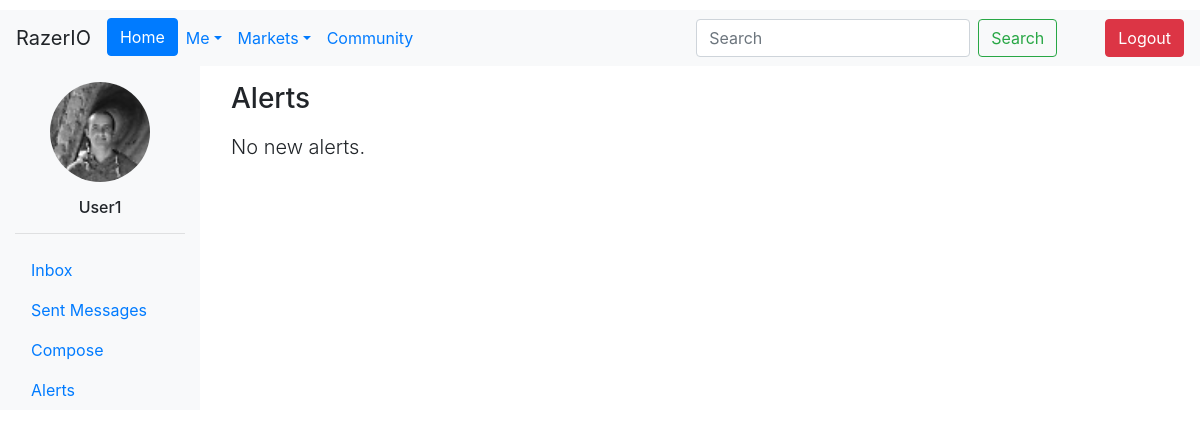
The page /alerts/ (signed in) on the database as committed earlier.
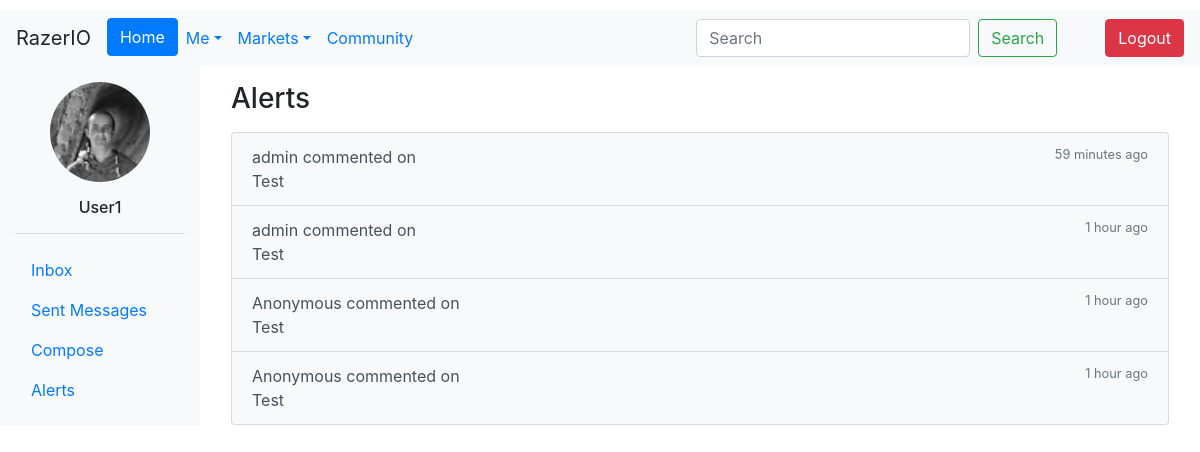
The same page on the database as committed later.
### MessagingAlerts/models.py (models this page shows, shortened)
class Alert(models.Model):
    recipient = models.ForeignKey(User, related_name='notifications', on_delete=models.CASCADE)
    actor = models.ForeignKey(User, related_name='+', on_delete=models.CASCADE, null=True, blank=True)
    verb = models.CharField(max_length=255)
    target = models.URLField(null=True, blank=True)
    read = models.BooleanField(default=False)
    timestamp = models.DateTimeField(auto_now_add=True)
    class Meta:
        ordering = ('-timestamp',)

### Users/models.py (models this page shows, shortened)
class CustomUser(AbstractUser):
    Bio = models.CharField(max_length=240, default='')
    Salary = models.IntegerField(default=0)
    Company = models.ForeignKey('Company.Company', on_delete=models.CASCADE,
                                   null=True, blank=True)
    Country = models.ForeignKey(Country, on_delete=models.CASCADE, null=True)
    Region = models.ForeignKey(Region, on_delete=models.CASCADE, null=True)
    ProfilePic = models.ImageField(upload_to=upload_to, null=True, blank=True)

### MessagingAlerts/views.py (the view)
# urls.py: path('alerts/', alerts, name='alerts'),
@login_required
def alerts(request):
    unread_alerts = Alert.objects.filter(recipient=request.user, read=False)
    return render(request, 'alerts.html', {'alerts': unread_alerts})

### templates/alerts.html
{% extends 'base.html' %}
{% load static %}
{% block content %}
<div class="container-fluid">
  <div class="row">
<div class="col-md-2 col-sm-3 bg-light">
  <div class="pt-3">
{% if request.user.ProfilePic %}
  <img src="{{ request.user.ProfilePic.url }}" alt="Profile Image" class="rounded-circle mx-auto d-block img-fluid" width="100">
{% else %}
  <img src="{% static 'img/pfp.jpg' %}" alt="Profile Image" class="rounded-circle mx-auto d-block img-fluid" width="100">
{% endif %}
    <h6 class="text-center mt-3">{{ request.user.username }}</h6>
  </div>
  <hr>
  <ul class="nav flex-column">
      <li class="nav-item">
        <a class="nav-link" href="{% url 'inbox' %}">Inbox</a>
      </li>
      <li class="nav-item">
        <a class="nav-link" href="{% url 'outbox' %}">Sent Messages</a>
      </li>
      <li class="nav-item">
        <a class="nav-link" href="{% url 'new_conversation' %}">Compose</a>
      </li>
      <li class="nav-item">
        <a class="nav-link active" href="{% url 'alerts' %}">Alerts</a>
      </li>
    </ul>
</div>
<div class="col-md-10 col-sm-9">
  <div class="pt-3 px-3">
    <h3 class="mb-3">Alerts</h3>
    {% if alerts %}
    <div class="list-group">
      {% for alert in alerts %}
      <a href="#" class="list-group-item list-group-item-action{% if not alert.read %} bg-light{% endif %}">
        <div class="d-flex justify-content-between">
          <div class="fw-bold">{{ alert.actor.username }} {{ alert.verb }}</div>
          <small class="text-muted">{{ alert.timestamp|timesince }} ago</small>
        </div>
        {% if alert.target %}
        <div>{{ alert.target }}</div>
        {% endif %}
      </a>
      {% endfor %}
    </div>
    {% else %}
    <p class="lead">No new alerts.</p>
    {% endif %}
  </div>
</div>
  </div>
</div>
{% endblock %}

Rows that differ between the two databases and show on the page:
added Alert: actor.username "admin", verb "commented on", timestamp "59 minutes", target "Test"
added Alert: actor.username "admin", verb "commented on", timestamp "1 hour", target "Test"
added Alert: actor.username "Anonymous", verb "commented on", timestamp "1 hour", target "Test"
added Alert: actor.username "Anonymous", verb "commented on", timestamp "1 hour", target "Test"
Other text that changed with them:
text no longer shown: "No new alerts."
